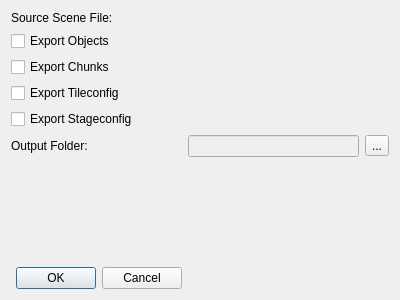
<?xml version="1.0" encoding="UTF-8"?>
<ui version="4.0">
 <class>ExportRSDKv5Scene</class>
 <widget class="QDialog" name="ExportRSDKv5Scene">
  <property name="geometry">
   <rect>
    <x>0</x>
    <y>0</y>
    <width>400</width>
    <height>300</height>
   </rect>
  </property>
  <property name="windowTitle">
   <string>Dialog</string>
  </property>
  <layout class="QGridLayout" name="gridLayout">
   <item row="6" column="1">
    <widget class="QLineEdit" name="outputFolder">
     <property name="enabled">
      <bool>false</bool>
     </property>
    </widget>
   </item>
   <item row="6" column="0">
    <widget class="QLabel" name="label">
     <property name="text">
      <string>Output Folder:</string>
     </property>
    </widget>
   </item>
   <item row="4" column="0">
    <widget class="QCheckBox" name="exportStageconfig">
     <property name="text">
      <string>Export Stageconfig</string>
     </property>
    </widget>
   </item>
   <item row="1" column="0">
    <widget class="QCheckBox" name="exportObjects">
     <property name="text">
      <string>Export Objects</string>
     </property>
    </widget>
   </item>
   <item row="3" column="0">
    <widget class="QCheckBox" name="exportTileconfig">
     <property name="text">
      <string>Export Tileconfig</string>
     </property>
    </widget>
   </item>
   <item row="2" column="0">
    <widget class="QCheckBox" name="exportChunks">
     <property name="text">
      <string>Export Chunks</string>
     </property>
    </widget>
   </item>
   <item row="8" column="0">
    <widget class="QDialogButtonBox" name="buttonBox">
     <property name="orientation">
      <enum>Qt::Horizontal</enum>
     </property>
     <property name="standardButtons">
      <set>QDialogButtonBox::Cancel|QDialogButtonBox::Ok</set>
     </property>
     <property name="centerButtons">
      <bool>false</bool>
     </property>
    </widget>
   </item>
   <item row="7" column="0">
    <spacer name="verticalSpacer">
     <property name="orientation">
      <enum>Qt::Vertical</enum>
     </property>
     <property name="sizeHint" stdset="0">
      <size>
       <width>20</width>
       <height>40</height>
      </size>
     </property>
    </spacer>
   </item>
   <item row="0" column="0">
    <widget class="QLabel" name="nameLabel">
     <property name="text">
      <string>Source Scene File:</string>
     </property>
    </widget>
   </item>
   <item row="6" column="2">
    <widget class="QToolButton" name="selFolderButton">
     <property name="text">
      <string>...</string>
     </property>
    </widget>
   </item>
  </layout>
 </widget>
 <resources/>
 <connections>
  <connection>
   <sender>buttonBox</sender>
   <signal>accepted()</signal>
   <receiver>ExportRSDKv5Scene</receiver>
   <slot>accept()</slot>
   <hints>
    <hint type="sourcelabel">
     <x>248</x>
     <y>254</y>
    </hint>
    <hint type="destinationlabel">
     <x>157</x>
     <y>274</y>
    </hint>
   </hints>
  </connection>
  <connection>
   <sender>buttonBox</sender>
   <signal>rejected()</signal>
   <receiver>ExportRSDKv5Scene</receiver>
   <slot>reject()</slot>
   <hints>
    <hint type="sourcelabel">
     <x>316</x>
     <y>260</y>
    </hint>
    <hint type="destinationlabel">
     <x>286</x>
     <y>274</y>
    </hint>
   </hints>
  </connection>
 </connections>
</ui>
